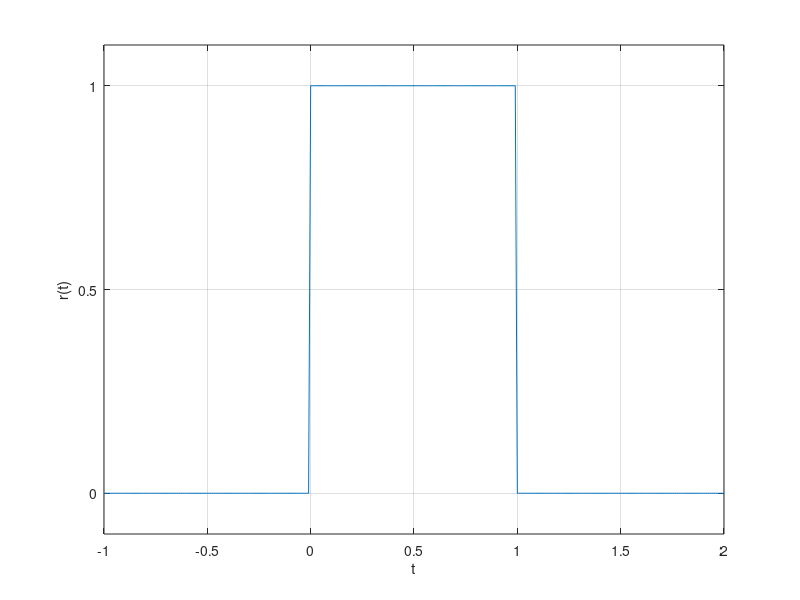

Write the MATLAB code that produced this figure.
%A.1

t = (-2:2);  %from -2 to 2
f = @(t) exp(-t).*cos(2*pi*t);  %f(t)
plot(t,f(t)); 
xlabel('t');
ylabel('f(t)');
grid;

t = (-2:0.01:2); %from -2 to 2 in increments of 0.01
f = @(t) exp(-t).*cos(2*pi*t); %f(t)
plot(t,f(t));
xlabel('t');
ylabel('f(t)');
yticks([-5 0 5 10]);
grid;

%A.2

t = (-2:2);
f = @(t) exp(-t);
plot(t, f(t));
xlabel('t');
ylabel('f(t)');
grid;

%A.3
%they are identitcal due to the large step size that was set for these 2
%graphs. All the graphs are decreasing exponentially.

%B.1

t = (-1:0.01:2);  %from -2 to 2
u = @(t) 1.0.*((-1<=t)&(t<=2)); %makes unit step function
p = @(t) 1.0.*((t>=0)&(t<1));  %f(t)
plot(t,p(t)); 
xlabel('t');
ylabel('p(t)');
axis([-1 2 -.1 1.1])
yticks([0 0.5 1]);
grid;

%B.2        not tested yet
t = (-1:0.01:2);  %from -2 to 2
u = @(t) 1.0.*((-1<=t)&(t<=2)); %makes unit step function
p = @(t) 1.0.*((t>=0)&(t<1));  %f(t)
r = @(t) t.*p(t);
n = @(t) r(t)+r(-t+2);

plot(t,p(t)); 
xlabel('t');
ylabel('r(t)');
axis([-1 2 -.1 1.1])
yticks([0 0.5 1]);
grid;

%B.3
n1 = @(t) n(t+0.25);
